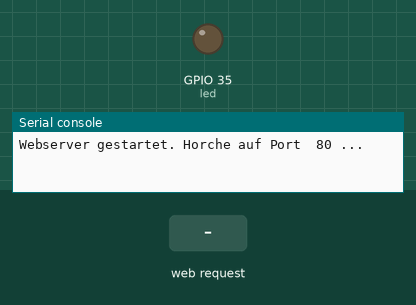
Simulated run of this program. Board: ESP32 board running MicroPython. Shown: output pins drawn as LEDs (lit = HIGH), the last lines printed to the serial console. The test bench sets the inputs (shaded band). Values from a settings file that is not in the repository are placeholders.

Above: at 1.2 s.
1.3 s: HTTP request GET /toggle received
At 1.6 s:
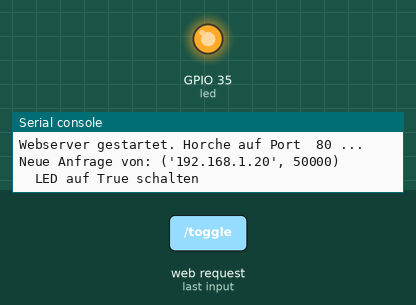
2.8 s: HTTP request GET /status received
Timing chart, 0 to 5.8 s (numbered marks = the images above; inputs shaded):
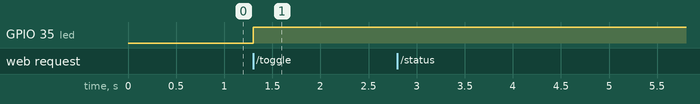

The program:

webserver_led_access.py
```python
import wlan # WLAN Verbindung aus wlan.py nutzen
import machine
import socket

# Webserver erstellen
port = "80"
webserver = socket.socket(socket.AF_INET, socket.SOCK_STREAM)
webserver.bind(('', port))
webserver.listen(5) # Zahl ist die größe der Queue
print("Webserver gestartet. Horche auf Port ",port,"...")

# LED initialisieren
led = machine.Pin(35, machine.Pin.OUT)
led_state = 0  # Aktueller Zustand der LED (0 = aus, 1 = an)

# HTML-Vorlage für die Webseite
html = """
HTTP/1.1 200 OK
Content-Type: text/html

<!DOCTYPE html>
<html>
<head>
<title>LED Steuerung</title>
<script>
    function getLEDStatus() {{
        fetch('/status')
            .then(response => response.text())
            .then(status => {{ document.getElementById('status').innerText = status; }})
            .catch(error => {{ document.getElementById('status').innerText = 'unbekannt'; }});
    }}

    function toggleLED() {{
        fetch('/toggle');
        setTimeout(getLEDStatus, 100); // LED-Status nach dem Umschalten aktualisieren
    }}

    function loopLEDStatus() {{
        getLEDStatus();
        setTimeout(loopLEDStatus, 2000); // LED-Status alle 2 Sekunden aktualisieren
    }}

    window.onload = function() {{
        loopLEDStatus(); // Beim Laden der Seite den LED-Status abrufen und aktualisieren
    }};
</script>
</head>
<body>
<h1>LED Steuerung</h1>
<p>LED: <span id="status">{status}</span></p>
<button onclick="toggleLED()">LED umschalten</button>
</body>
</html>
"""

# Funktion zum Verarbeiten von Anfragen
def handle_request(client_socket):
    request = client_socket.recv(1024) # Zahl ist die maximale größe der Anfrage ca 350 Byte braucht bereits der Header
    request = request.decode('utf-8')

    if "/toggle" in request:
        global led_state
        led_state = not led_state  # Sollstatus der LED umschalten
        print("	LED auf",led_state,"schalten")
        led.value(led_state)  # LED entsprechend setzen

    if "/status" in request:
        response = "An" if led_state else "Aus"
        print("	Status wird abgefragt LED ist",response )
        client_socket.send(response.encode('utf-8'))
        client_socket.close()
        return

    response = html.format(status="An" if led_state else "Aus")
    client_socket.send(response.encode('utf-8'))
    client_socket.close()

# Webserver-Schleife
while True:
    client, addr = webserver.accept()
    print("Neue Anfrage von:", addr)
    handle_request(client)
```

wlan.py
```python
import network
from secrets import WLAN_ssid, WLAN_password

station = ""

def connect_to_wifi():
    global station

    station = network.WLAN(network.STA_IF)
    station.active(True)
    station.connect(WLAN_ssid, WLAN_password)

    while not station.isconnected():
        pass

    print("Verbunden mit WLAN")
    print("IP-Adresse:", station.ifconfig()[0])

def disconnect():
    global station
    station.disconnect()
```

Measured:
- after the input at 1.3 s, GPIO 35 (led): LOW → HIGH at once
